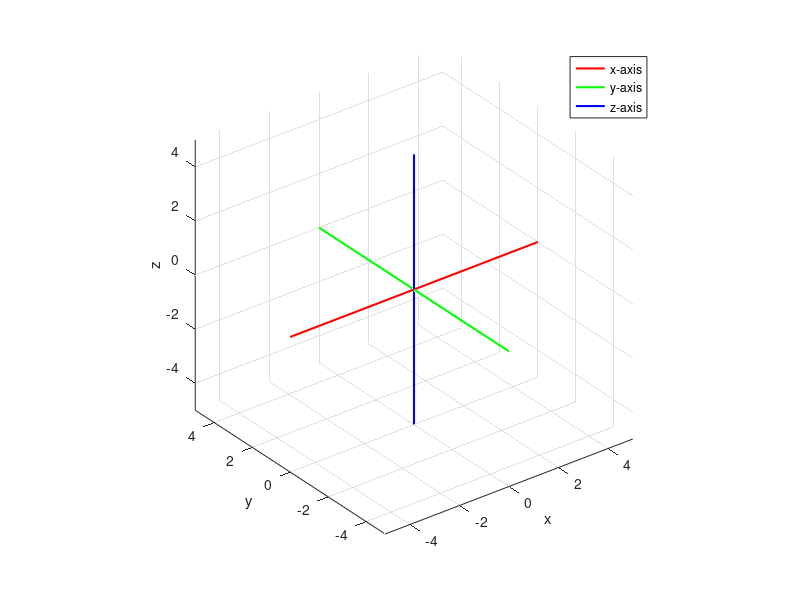

The MATLAB source for this figure:
% 定义坐标范围
xrange = [-5, 5];
yrange = [-5, 5];
zrange = [-5, 5];

% 绘制 x 轴
plot3([xrange(1), xrange(2)], [0, 0], [0, 0], 'r', 'LineWidth', 1.5);
hold on;

% 绘制 y 轴
plot3([0, 0], [yrange(1), yrange(2)], [0, 0], 'g', 'LineWidth', 1.5);

% 绘制 z 轴
plot3([0, 0], [0, 0], [zrange(1), zrange(2)], 'b', 'LineWidth', 1.5);

% 设置坐标范围和比例尺
xlim(xrange);
ylim(yrange);
zlim(zrange);
daspect([1, 1, 1]); % 等比例缩放

% 添加坐标轴标签
xlabel('x');
ylabel('y');
zlabel('z');
grid on
% 添加图例
legend('x-axis', 'y-axis', 'z-axis');
